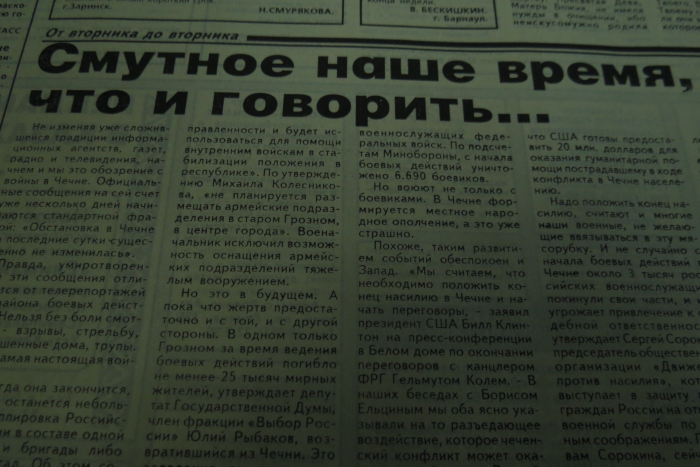
#> input picture 1.jpeg, 1400 x 934 px (shown at 1/2 size)
$ python doc_clean.py
#> lines starting #> are read from the running program, lines starting #| are printed output that depends on the picture
#> the answer given: 1.jpeg
#> in process_single, image is the input picture: shape (934, 1400, 3); mean B, G, R 48.3, 62, 53.7
import cv2
import numpy as np
import os
from matplotlib.backends.backend_pdf import PdfPages
import matplotlib.pyplot as plt
from tkinter import filedialog, Tk, messagebox, simpledialog
import imutils

class DocumentScanner:
    def __init__(self):
        self.points = []
        self.rotation_angle = 0
        self.documents = []

    def needs_rotation(self, image):
        """Проверка, нужно ли поворачивать изображение (ширина > высоты)"""
        return image.shape[1] > image.shape[0]

    def rotate_image(self, image, angle):
        """Поворот изображения на заданный угол"""
        h, w = image.shape[:2]
        center = (w // 2, h // 2)
        M = cv2.getRotationMatrix2D(center, angle, 1.0)
        return cv2.warpAffine(image, M, (w, h), flags=cv2.INTER_CUBIC, borderMode=cv2.BORDER_REPLICATE)

    def auto_rotate_text(self, image):
        """Автоматическое определение ориентации текста"""
        gray = cv2.cvtColor(image, cv2.COLOR_BGR2GRAY)
        gray = cv2.bitwise_not(gray)
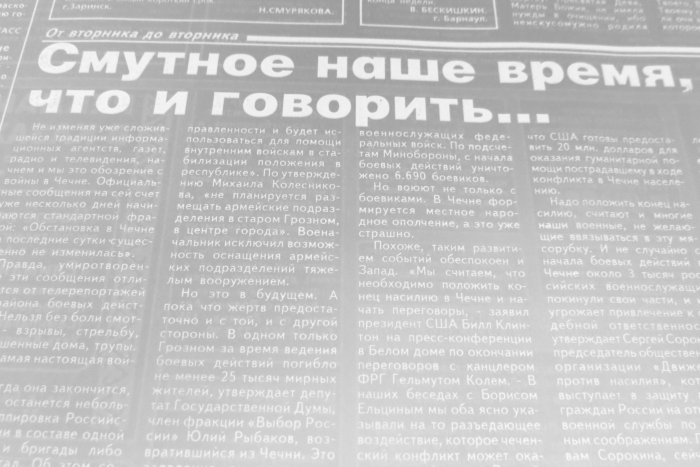
#> gray: shape (934, 1400) (shown at 1/2 size); min 152, max 251, mean 197.1

        # Определяем координаты ненулевых пикселей
        coords = np.column_stack(np.where(gray > 0))
#> coords = 1307600 pairs, first value 0 to 933, second value 0 to 1399

        # Если не найдено достаточно текста, возвращаем исходное изображение
        if len(coords) < 100:
            return image, 0

        try:
            # Вычисляем угол ориентации
            angle = cv2.minAreaRect(coords)[-1]
#> angle = -90

            # Корректируем угол
            if angle < -45:
                angle = -(90 + angle)
#> angle = 0
            else:
                angle = -angle

            # Поворачиваем изображение
            rotated = self.rotate_image(image, angle)
#> in rotate_image, `M = cv2.getRotationMatrix2D(center, angle, 1.0)`: M = [[1, 0, 0], [0, 1, 0]]
            return rotated, angle
        except:
            return image, 0

    def manual_rotation_gui(self, image):
        """Графический интерфейс для ручного поворота с автоматическим определением ориентации"""
        # Сначала пробуем автоматически определить ориентацию
        auto_rotated, auto_angle = self.auto_rotate_text(image)
#> auto_angle = 0

        angles = [0, 90, 180, 270]
        current_idx = 0

        # Пытаемся найти ближайший угол из списка к автоматически определенному
        if auto_angle != 0:
            closest_angle = min(angles, key=lambda x: abs(x - auto_angle))
            current_idx = angles.index(closest_angle)

        rotated = self.rotate_image(image, angles[current_idx])

        cv2.namedWindow("Manual Rotation - A/D: Rotate, Enter: Confirm", cv2.WINDOW_NORMAL)

        while True:
            cv2.imshow("Manual Rotation - A/D: Rotate, Enter: Confirm", rotated)
            key = cv2.waitKey(0)
#> (key Esc is pressed here)

            if key == ord('a'):  # Поворот против часовой
                current_idx = (current_idx + 1) % len(angles)
            elif key == ord('d'):  # Поворот по часовой
                current_idx = (current_idx - 1) % len(angles)
            elif key == 13:  # Enter - подтверждение
                cv2.destroyAllWindows()
                self.rotation_angle = angles[current_idx]
                return rotated
            elif key == 27:  # ESC - отмена
                cv2.destroyAllWindows()
                return None

            rotated = self.rotate_image(image, angles[current_idx])

    # [152 lines left out: functions auto_detect_edges, manual_correction_gui, align_document, remove_shadows, gray_world_balance, not called in this run]

    def process_single(self, image_path):
        """Обработка документа с удалением теней и балансом белого"""
        image = cv2.imread(image_path)
        if image is None:
            raise ValueError("Не удалось загрузить изображение")

        # 1. Сначала исправляем ориентацию текста
        rotated = self.manual_rotation_gui(image)
        if rotated is None:
            return None

        # 2. Затем определяем точки для выравнивания
        points = self.manual_correction_gui(rotated)
        if points is None:
            return None

        # 3. Выравнивание документа
        aligned = self.align_document(rotated, points)

        # 4. Улучшение (удаление теней)
        no_shadows = self.remove_shadows(aligned)

        # 5. Баланс белого по среднему серому
        balanced = self.gray_world_balance(no_shadows)

        return {
            'result': cv2.cvtColor(balanced, cv2.COLOR_BGR2RGB)
        }

    # [13 lines left out: function save_to_pdf, not called in this run]

    def process_multiple(self, file_paths):
        """Обработка нескольких файлов"""
        self.documents = []

        for path in file_paths:
            result = self.process_single(path)
            if result is not None:
                self.documents.append(result)

        if not self.documents:
            return False

        # Для одного файла - сохраняем результат
        if len(self.documents) == 1:
            output_path = os.path.splitext(file_paths[0])[0] + "_processed.pdf"
            self.save_to_pdf(self.documents[0]['result'], output_path)
            return True

        # Для нескольких файлов - сохраняем все в один PDF
        output_path = os.path.join(os.path.dirname(file_paths[0]), "processed_documents.pdf")
        with PdfPages(output_path) as pdf:
            for doc in self.documents:
                fig = plt.figure(figsize=(8.27, 11.69))
                plt.imshow(doc['result'])
                plt.axis('off')
                pdf.savefig(fig, bbox_inches='tight')
                plt.close()
        return True

def main():
    scanner = DocumentScanner()
    root = Tk()
    root.withdraw()

    file_paths = filedialog.askopenfilenames(
        title="Выберите документы",
        filetypes=[("Images", "*.jpg *.jpeg *.png *.bmp")]
    )

    if file_paths:
        if scanner.process_multiple(file_paths):
            messagebox.showinfo("Готово", "Обработка завершена успешно!")
        else:
            messagebox.showwarning("Отмена", "Обработка отменена")

    cv2.destroyAllWindows()

if __name__ == "__main__":
    main()
